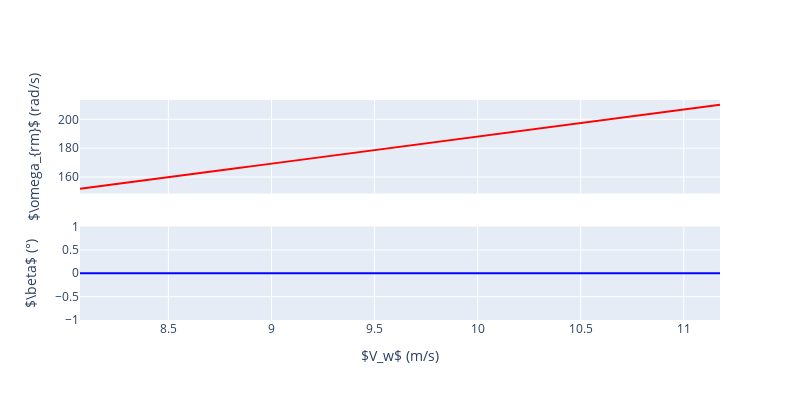

The notebook cell saved with this chart:
### Code cell
# Criando subgráficos
fig = make_subplots(rows=2, cols=1, shared_xaxes=True)

# Plot do primeiro subgráfico - w_rm (rad/s)
fig.add_trace(go.Scatter(x=Vw_vet, y=Wrm_vet, mode='lines', name='$\omega_{rm}$ (rad/s)', line=dict(color='red')), row=1, col=1)
fig.update_xaxes(title_text='', row=1, col=1)
fig.update_yaxes(title_text='$\omega_{rm}$ (rad/s)', row=1, col=1)

# Plot do segundo subgráfico - beta (°)
fig.add_trace(go.Scatter(x=Vw_vet, y=beta_vet, mode='lines', name='$\\beta$ (°)', line=dict(color='blue')), row=2, col=1)
fig.update_xaxes(title_text='$V_w$ (m/s)', row=2, col=1)
fig.update_yaxes(title_text='$\\beta$ (°)', row=2, col=1)

fig.update_layout(height=400, width=800, showlegend=False)
fig.show()

### Figure 1 — Plotly figure (JSON) as saved in the notebook; plotly's stock layout.template omitted (floating-point values rounded to 4 significant figures)
{"data": [{"line": {"color": "red"}, "mode": "lines", "name": "$\\omega_{rm}$ (rad/s)", "type": "scatter", "x": [8.071, 8.178, 8.285, 8.392, 8.499, 8.607, 8.714, 8.821, 8.928, 9.035, 9.142, 9.249, 9.356, 9.463, 9.57, 9.677, 9.784, 9.891, 9.998, 10.11, 10.21, 10.32, 10.43, 10.53, 10.64, 10.75, 10.85, 10.96, 11.07, 11.18], "xaxis": "x", "y": [151.8, 153.7, 155.8, 157.8, 159.8, 161.8, 163.9, 165.8, 167.9, 169.9, 172.1, 173.9, 175.9, 177.9, 179.8, 182.0, 183.9, 186.0, 188.0, 190.0, 191.9, 194.0, 196.1, 198.1, 200.1, 202.2, 204.1, 206.0, 208.2, 210.2], "yaxis": "y"}, {"line": {"color": "blue"}, "mode": "lines", "name": "$\\beta$ (°)", "type": "scatter", "x": [8.071, 8.178, 8.285, 8.392, 8.499, 8.607, 8.714, 8.821, 8.928, 9.035, 9.142, 9.249, 9.356, 9.463, 9.57, 9.677, 9.784, 9.891, 9.998, 10.11, 10.21, 10.32, 10.43, 10.53, 10.64, 10.75, 10.85, 10.96, 11.07, 11.18], "xaxis": "x2", "y": [0, 0, 0, 0, 0, 0, 0, 0, 0, 0, 0, 0, 0, 0, 0, 0, 0, 0, 0, 0, 0, 0, 0, 0, 0, 0, 0, 0, 0, 0], "yaxis": "y2"}], "layout": {"height": 400, "showlegend": false, "width": 800, "xaxis": {"anchor": "y", "domain": [0, 1], "matches": "x2", "showticklabels": false, "title": {"text": ""}}, "xaxis2": {"anchor": "y2", "domain": [0, 1], "title": {"text": "$V_w$ (m/s)"}}, "yaxis": {"anchor": "x", "domain": [0.575, 1], "title": {"text": "$\\omega_{rm}$ (rad/s)"}}, "yaxis2": {"anchor": "x2", "domain": [0, 0.425], "title": {"text": "$\\beta$ (°)"}}}}
